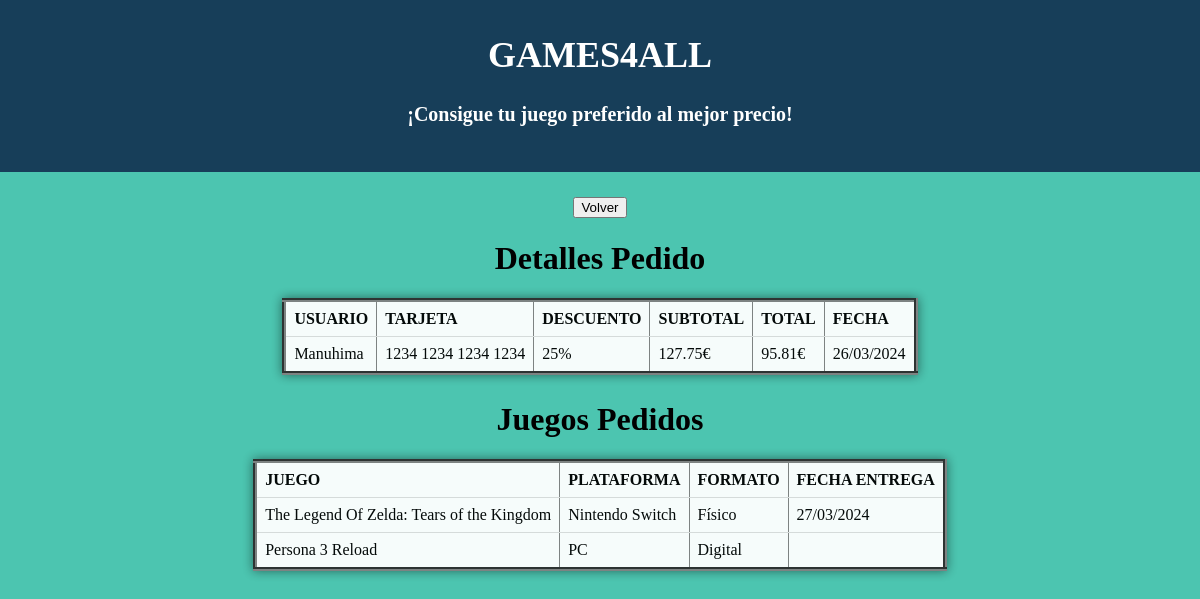
The page /detalles_pedido.php?id=5 (signed in) on the database its author committed.
### tables this page shows
CREATE TABLE `pedido` (
  `id_pedido` int(11) NOT NULL,
  `id_usuario` int(11) NOT NULL,
  `id_tarjeta` int(11) NOT NULL,
  `descuento` int(11) DEFAULT NULL,
  `subtotal` decimal(10,2) NOT NULL,
  `fecha` date NOT NULL
);

CREATE TABLE `usuario` (
  `id_usuario` int(11) NOT NULL,
  `rol` varchar(15) NOT NULL DEFAULT 'usuario',
  `alias` varchar(15) NOT NULL,
  `password` varchar(15) NOT NULL,
  `correo` varchar(30) NOT NULL,
  `nombre` varchar(60) NOT NULL,
  `pais` varchar(20) NOT NULL,
  `ciudad` varchar(20) NOT NULL,
  `direccion` varchar(40) NOT NULL,
  `cod_postal` varchar(8) NOT NULL
);

CREATE TABLE `tarjeta` (
  `id_tarjeta` int(11) NOT NULL,
  `numero` varchar(17) NOT NULL,
  `caducidad` date NOT NULL,
  `titular` varchar(60) NOT NULL,
  `id_usuario` int(11) NOT NULL
);

CREATE TABLE `juegos_pedido` (
  `id_pedido` int(11) NOT NULL,
  `id_juego` int(11) NOT NULL,
  `fecha_entrega` date DEFAULT NULL
);

CREATE TABLE `juego` (
  `id_juego` int(11) NOT NULL,
  `plataforma` enum('PC','Nintendo Switch','PlayStation 4','PlayStation 5','Xbox One','Xbox Series') NOT NULL,
  `titulo` varchar(80) NOT NULL,
  `precio` decimal(10,2) NOT NULL,
  `rebaja` int(11) NOT NULL,
  `stock` int(11) NOT NULL,
  `formato` int(11) NOT NULL
);

### detalles_pedido.php (the view, shortened to what this page needs)
<?php
    if(isset($_GET['id']) && !empty($_GET['id'])) {
        $id_pedido = $_GET['id'];
        $conexion = new mysqli("localhost", "root", "", "games4all");
        $rol = $_COOKIE['rol'];
?>
<!DOCTYPE html>
<html>
    <head>
        <link rel="stylesheet" href="estilos.css">
        <div id="header">
        <h1>GAMES4ALL</h1>
        <h4>¡Consigue tu juego preferido al mejor precio!</h4>
    </div>
    </head>
    <body style="background-color: #4CC5B0; color: #000000;">
    <div style="text-align: center;">
        <div>
        <?php
            if ($rol === 'administrador') {
                echo '<form method="POST" action="gestionar_pedidos.php">
                      <input type="submit" value="Volver">';
            } else {
                echo '<form method="POST" action="consultar_pedidos.php">
                      <input type="submit" value="Volver">';
            }
            ?>
        </div>
        <h1>Detalles Pedido</h1>
    </div>
    <div style="display: inline-block; background-color: #ffffff; opacity: 0.95; box-shadow: 0 0 10px 0 rgba(0,0,0,0.5); ">
        <table border='4' style='border-collapse: collapse;'>
            <tr>
                <th>USUARIO</th>
                <th>TARJETA</th>
                <th>DESCUENTO</th>
                <th>SUBTOTAL</th>
                <th>TOTAL</th>
                <th>FECHA</th>
            </tr>
            <?php
            $sql = "SELECT p.id_pedido, u.alias, t.numero, IFNULL(p.descuento, 0) as descuento, p.subtotal, p.fecha FROM pedido p JOIN usuario u ON p.id_usuario = u.id_usuario JOIN tarjeta t ON p.id_tarjeta = t.id_tarjeta WHERE p.id_pedido = ".$id_pedido."";
            $resultado = $conexion->query($sql);
            while ($fila = $resultado->fetch_assoc()) {
                echo "<tr>
                        <td>".$fila['alias']."</td>
                        <td>" . rtrim(preg_replace('/\B(?=(\d{4})+(?!\d))/', ' ', $fila['numero'])) . "</td>
                        <td>".$fila['descuento']."%</td>
                        <td>".$fila['subtotal']."€</td>
                        <td>".number_format($fila['subtotal']-($fila['subtotal']*($fila['descuento'] / 100)),2)."€</td>
                        <td>";echo date('d/m/Y', strtotime($fila['fecha']));"</td>
                    </tr>";
            }
            ?>
        </table>
    </div>
    <div>
        <h1 style="text-align: center;">Juegos Pedidos</h1>
        <div style="display: inline-block; background-color: #ffffff; opacity: 0.95; box-shadow: 0 0 10px 0 rgba(0,0,0,0.5); ">
            <table border='4' style='border-collapse: collapse;'>
                <tr>
                    <th>JUEGO</th>
                    <th>PLATAFORMA</th>
                    <th>FORMATO</th>
                    <th>FECHA ENTREGA</th>
                </tr>
                <?php
                $sql = "SELECT p.id_pedido, j.titulo, j.plataforma, j.formato, jp.fecha_entrega FROM pedido p JOIN juegos_pedido jp ON p.id_pedido = jp.id_pedido JOIN juego j ON jp.id_juego = j.id_juego WHERE p.id_pedido = ".$id_pedido."";
                $resultado = $conexion->query($sql);
                while ($fila = $resultado->fetch_assoc()) {
                    echo "<tr>
                            <td>".$fila['titulo']."</td>
                            <td>".$fila['plataforma']."</td>
                            <td>".($fila['formato'] == 0 ? "Físico" : "Digital")."</td>
                            <td>".($fila['formato'] == 0 ? date('d/m/Y', strtotime($fila['fecha_entrega'])) : '')."</td>
                        </tr>";
                }
                ?>
            </table>
        </div>
    </div>
    <?php
    } else {
        echo "ID de pedido no proporcionado.";
    }
    ?>
</body>
</html>

### estilos.css (style rules this page uses)
body { background: url('fondo.png') no-repeat center center fixed; background-size: contain; text-align: center; color: #4CC5B0; margin: 0; }
#header { background-color: #173E59; color: #ffffff; padding: 20px; margin-top: -10px; margin-left: 0px; margin-right: 0px; margin-bottom: 25px; }
#header h1 { font-family: 'Brush Script MT', cursive; font-size: 36px; }
#header h4 { font-family: 'Brush Script MT', cursive; font-size: 20px; }

### detalles_pedido.php (style rules this page uses)
th, td { padding: 8px; text-align: left; border-bottom: 1px solid #ddd; }

### rows shown on the page
pedido: id_usuario.alias "Manuhima", id_tarjeta.numero "1234 1234 1234 1234", descuento "25", subtotal "127.75", descuento "95.81", fecha "26/03/2024"
juegos_pedido: id_juego.titulo "The Legend Of Zelda: Tears of the Kingdom", id_juego.plataforma "Nintendo Switch", shows "Físico", fecha_entrega "27/03/2024"
juegos_pedido: id_juego.titulo "Persona 3 Reload", id_juego.plataforma "PC", shows "Digital"
